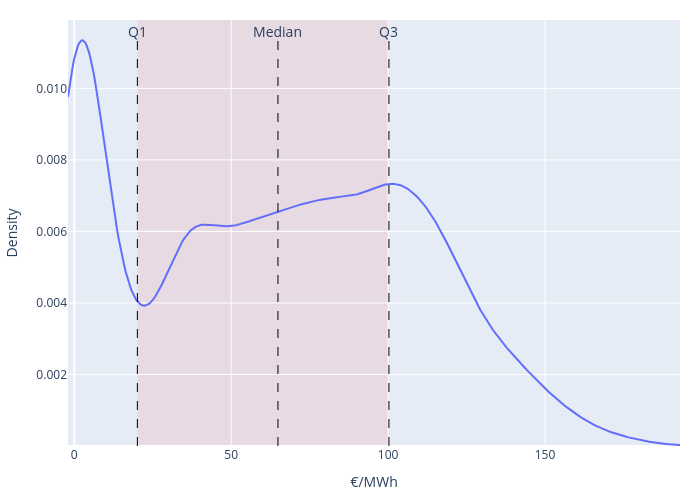

The code cell stored with this chart in its notebook:
### Code cell
kde = gaussian_kde(prices)
x_vals = np.linspace(prices.min(), prices.max(), 500)
y_vals = kde(x_vals)

# Create figure and KDE line
fig = go.Figure()
fig.add_trace(go.Scatter(x=x_vals, y=y_vals, mode='lines', name='KDE'))

# no outliers
fig.add_shape(
    type="rect",
    x0=q1, x1=q3,
    y0=0, y1=max(y_vals)*1.1,
    fillcolor="rgba(255, 0, 0, 0.4)",
    opacity=0.2,
    layer="below",
    line_width=0,
)

# Add vertical dashed lines for quartiles
for q, label in zip([q1, q2, q3], ['Q1', 'Median', 'Q3']):
    fig.add_shape(
        type="line",
        x0=q, x1=q,
        y0=0, y1=max(y_vals),
        line=dict(color="black", width=1, dash="dash"),
    )

    # Add label annotation
    fig.add_annotation(
        x=q, y=max(y_vals),
        text=label,
        yshift=20,
        showarrow=False,
        yanchor="top",
        font=dict(size=14)
    )

# Layout settings
fig.update_layout(
    height=500,
    width=700,
    margin=dict(l=20, r=20, t=20, b=20),
    xaxis_title='€/MWh',
    yaxis_title='Density',
    yaxis=dict(
        range=[0, max(y_vals) * 1.05],
        # no 0 as tick
        tickvals=[0.002 + i * 0.002 for i in range(6)],
        ticktext=[f'{0.002 + i * 0.002:.3f}' for i in range(6)],
    ),
    xaxis=dict(
        zeroline=True,
    ),
)

write_image(fig, 'price_kde.pdf', show=True)
write_image(fig, 'price_kde.png')

### Figure 1 — Plotly figure (JSON) as saved in the notebook; plotly's stock layout.template omitted (floating-point values rounded to 4 significant figures; data arrays with more than 128 entries replaced by an {"elided": "..."} marker saying what was removed)
{"data": [{"mode": "lines", "name": "KDE", "type": "scatter", "x": {"elided": "500 float values"}, "y": {"elided": "500 float values"}}], "layout": {"annotations": [{"font": {"size": 14}, "showarrow": false, "text": "Q1", "x": 20.1, "y": 0.01134, "yanchor": "top", "yshift": 20}, {"font": {"size": 14}, "showarrow": false, "text": "Median", "x": 64.9, "y": 0.01134, "yanchor": "top", "yshift": 20}, {"font": {"size": 14}, "showarrow": false, "text": "Q3", "x": 100.3, "y": 0.01134, "yanchor": "top", "yshift": 20}], "height": 500, "margin": {"b": 20, "l": 20, "r": 20, "t": 20}, "shapes": [{"fillcolor": "rgba(255, 0, 0, 0.4)", "layer": "below", "line": {"width": 0}, "opacity": 0.2, "type": "rect", "x0": 20.1, "x1": 100.3, "y0": 0, "y1": 0.01248}, {"line": {"color": "black", "dash": "dash", "width": 1}, "type": "line", "x0": 20.1, "x1": 20.1, "y0": 0, "y1": 0.01134}, {"line": {"color": "black", "dash": "dash", "width": 1}, "type": "line", "x0": 64.9, "x1": 64.9, "y0": 0, "y1": 0.01134}, {"line": {"color": "black", "dash": "dash", "width": 1}, "type": "line", "x0": 100.3, "x1": 100.3, "y0": 0, "y1": 0.01134}], "width": 700, "xaxis": {"title": {"text": "€/MWh"}, "zeroline": true}, "yaxis": {"range": [0, 0.01191], "ticktext": ["0.002", "0.004", "0.006", "0.008", "0.010", "0.012"], "tickvals": [0.002, 0.004, 0.006, 0.008, 0.01, 0.012], "title": {"text": "Density"}}}}
